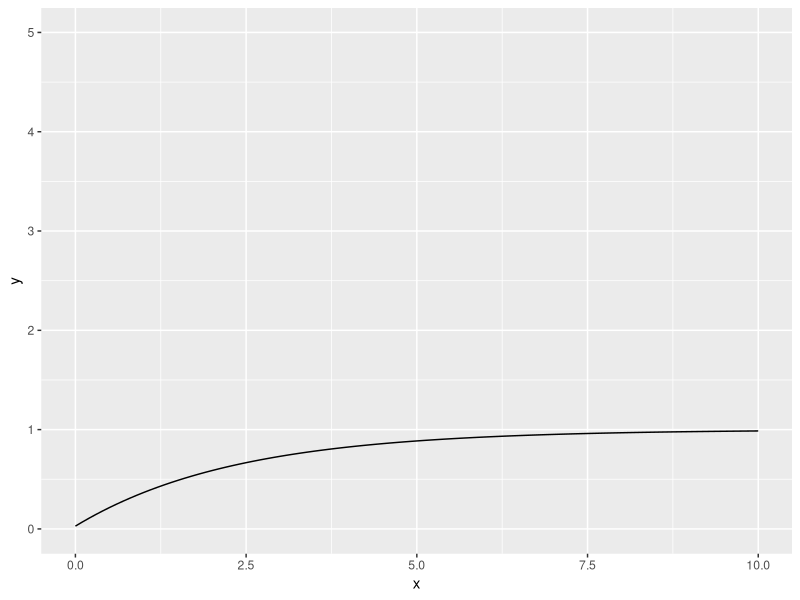
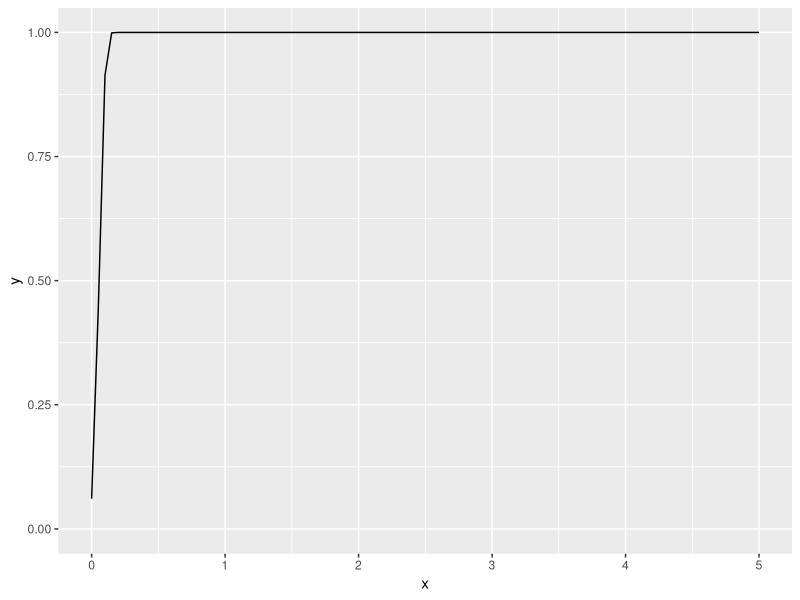
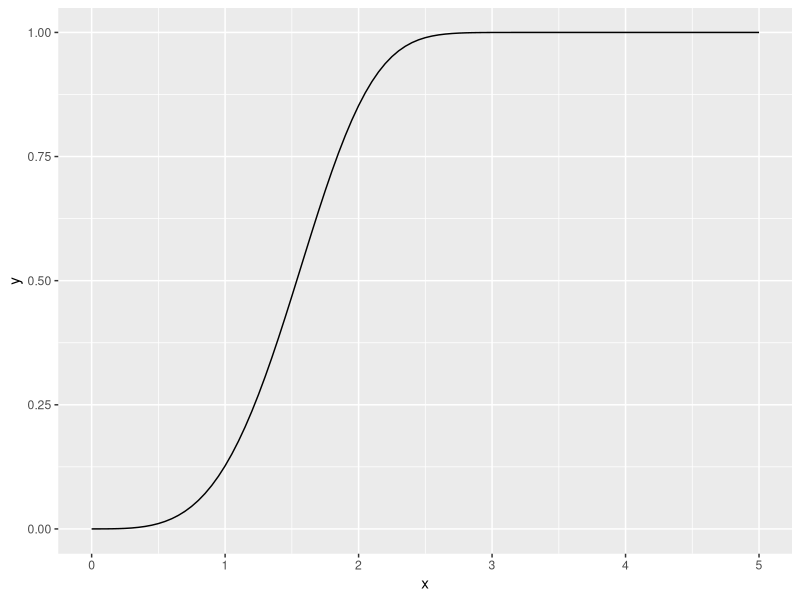
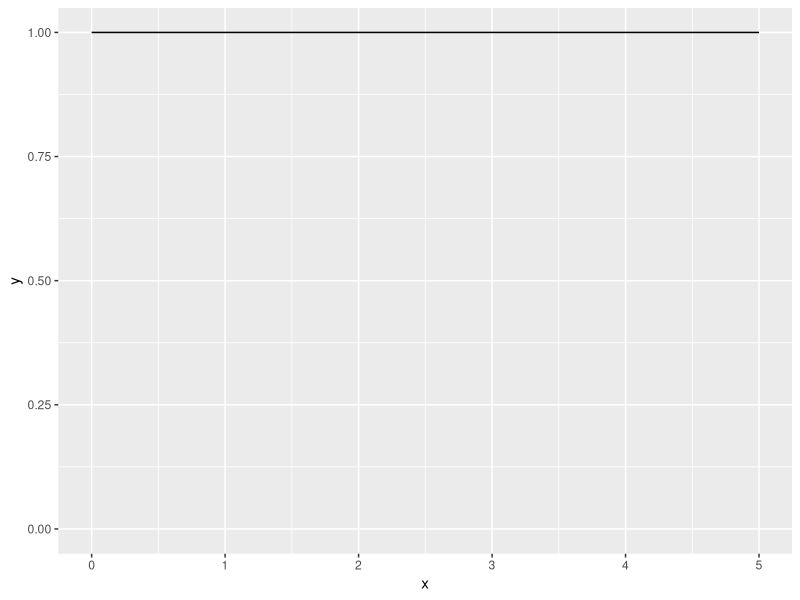
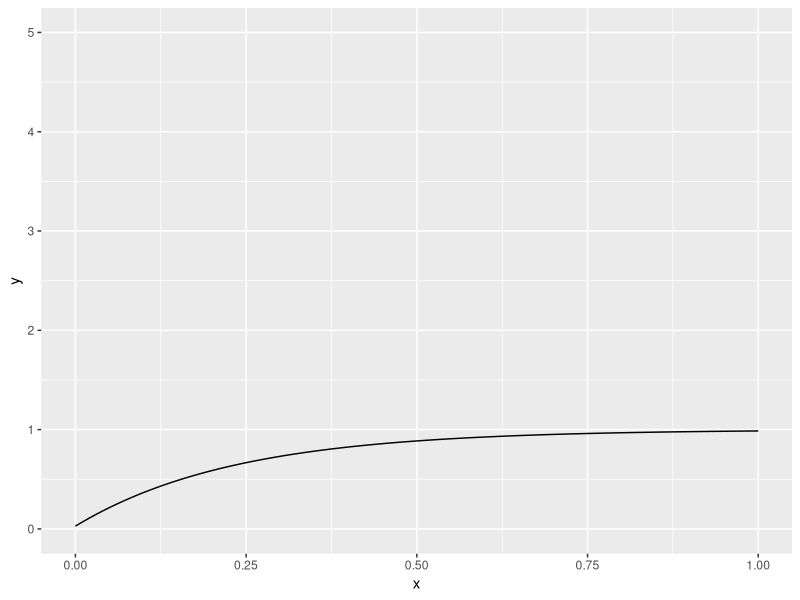

Source code (R) for these figures, in order:
library(ggplot2)

alpha <- 15
tau_iw <- 35
tau_wi <- 8
tau_iwr <- 100
tau_ri <- 100
d_r <- 31.6
d_S <- 6

p_iw <- function(n_walking){(1 + alpha * n_walking) / tau_iw}
p_iw <- function(n_walking){1 - exp(-(1 + alpha * n_walking) / tau_iw)}

ggplot(data.frame(x = c(0, 10)), aes(x)) +
  stat_function(fun = p_iw) +
  ylim(0, 5)

l_i <- 50
delta <- 4
d_R <- 31.6
d_s <- 6.3

p_iwr <- function(m_running){1 - exp(-((1 / tau_iwr) * (((l_i / d_R) * (1 + alpha * m_running)) ^ delta)))}
ggplot(data.frame(x = c(0, 5)), aes(x)) +
  stat_function(fun = p_iwr) +
  ylim(0, 1)

p_ri <- function(m_idle){1 - exp(-((1 / tau_ri) * (((d_S / l_i) * (1 + alpha * m_idle)) ^ delta)))}
ggplot(data.frame(x = c(0, 5)), aes(x)) +
  stat_function(fun = p_ri) +
  ylim(0, 1)


p_iwr2 <- function(m_running){1 - exp(-(1 + alpha * m_running) * l_i)}
ggplot(data.frame(x = c(0, 5)), aes(x)) +
  stat_function(fun = p_iwr2) +
  ylim(0, 1)

alpha2 <- 150
tau_iw2 <- 35

p_iw2 <- function(p_walking){(1 + alpha2 * p_walking) / tau_iw2}
p_iw2 <- function(p_walking){1 - exp(-(1 + alpha2 * p_walking) / tau_iw2)}

ggplot(data.frame(x = c(0, 1)), aes(x)) +
  stat_function(fun = p_iw2) +
  ylim(0, 5)
